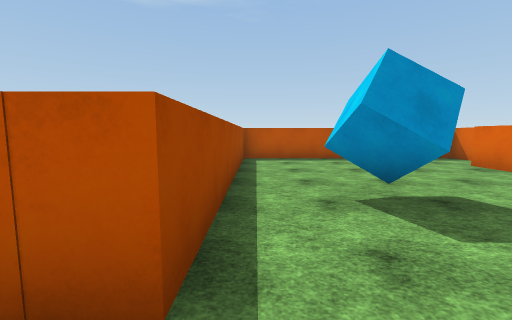
[1] (above)

24 first-person views from a walk through a Unity game level. The camera is 1.5 m above the floor, tilts 6° down and sees 90° across. The floor is counted in squares, 1.8 m on a side. Each view is taken from the middle of a square. On the plan, view 1 faces up. The plan holds only what a view shows up to about 10 squares ahead; the rest is blank. The place goes on beyond the plan. The player character is not drawn. Surface patterns are stand-ins for the level's own textures.

[2]
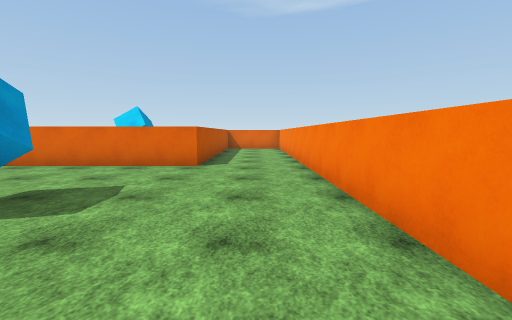

[3]
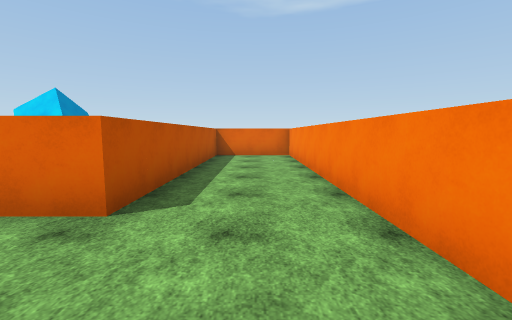

[4]
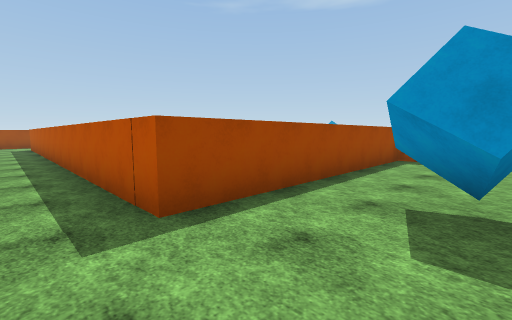

[5]
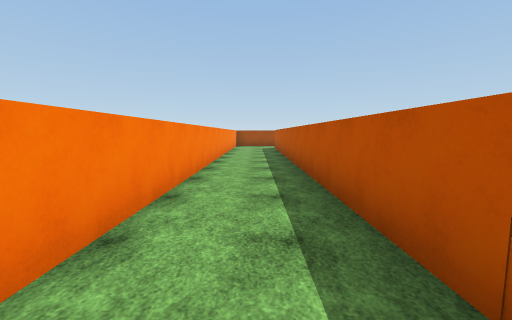

[6]
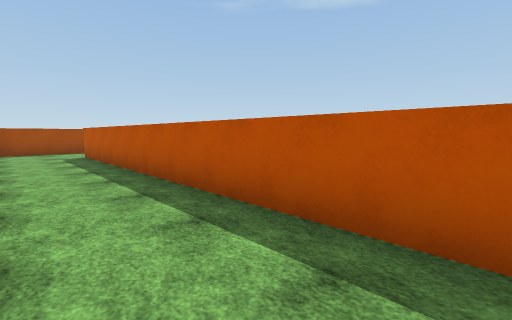

[7]
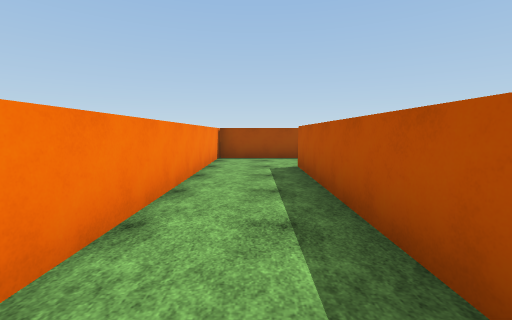

[8]
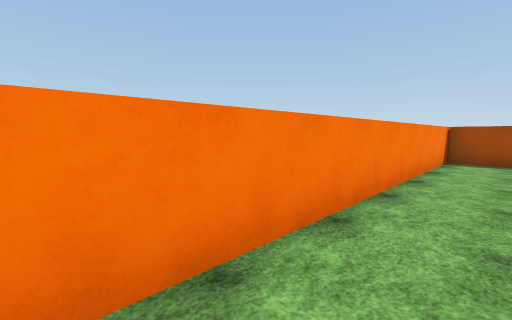

[9]
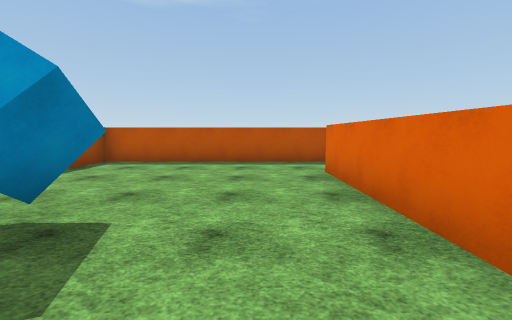

[10]
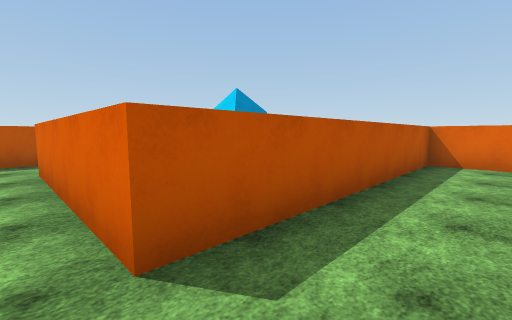

[11]
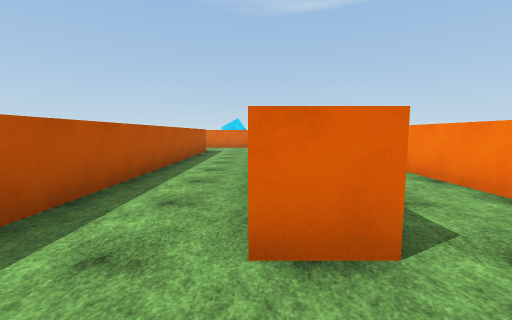

[12]
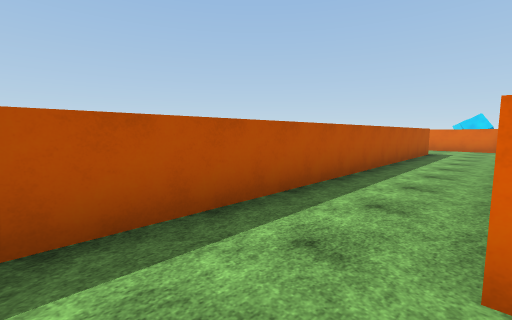

[13]
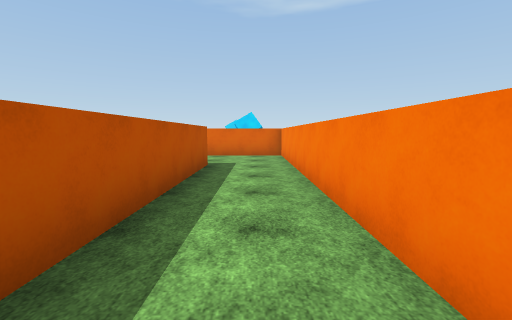

[14]
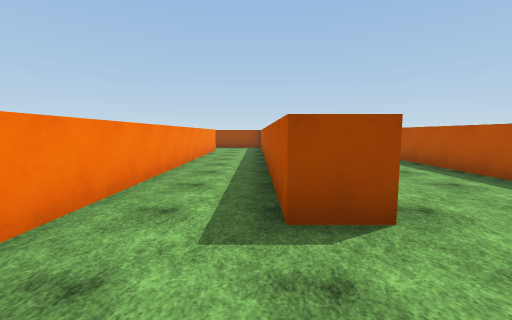

[15]
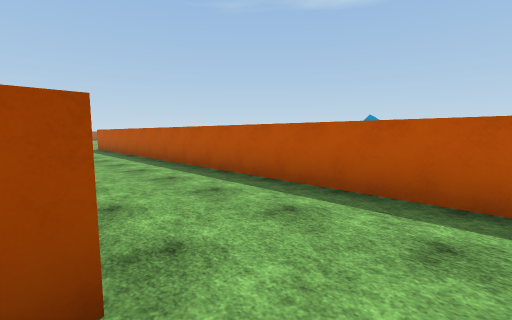

[16]
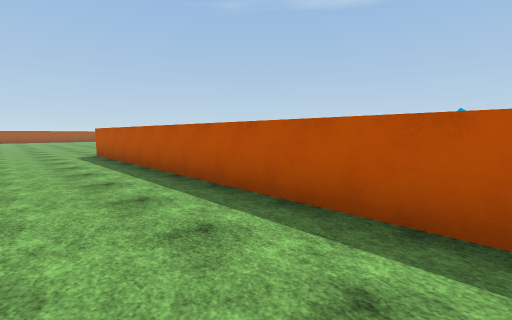

[17]
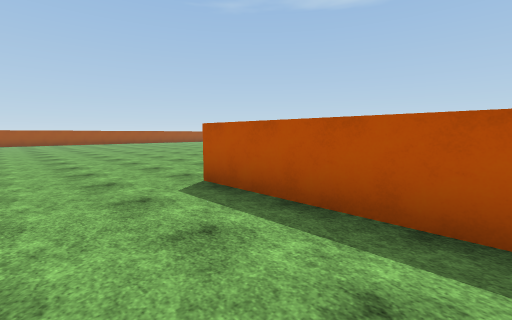

[18]
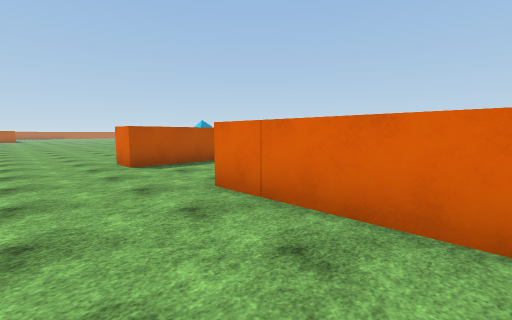

[19]
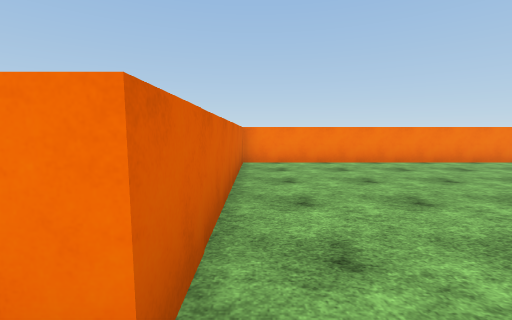

[20]
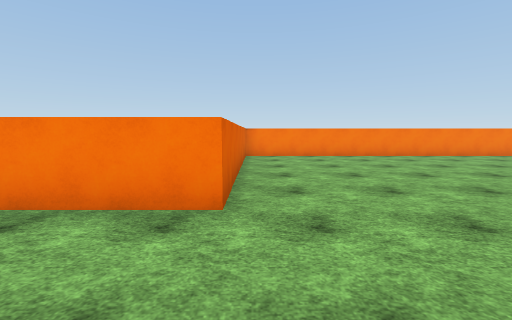

[21]
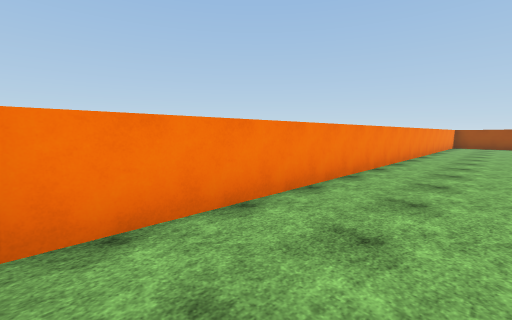

[22]
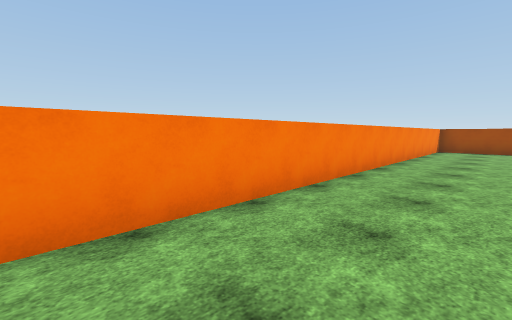

[23]
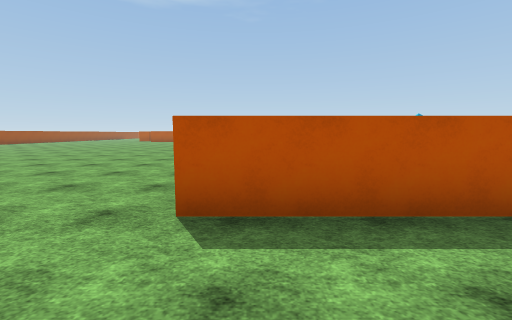

[24]
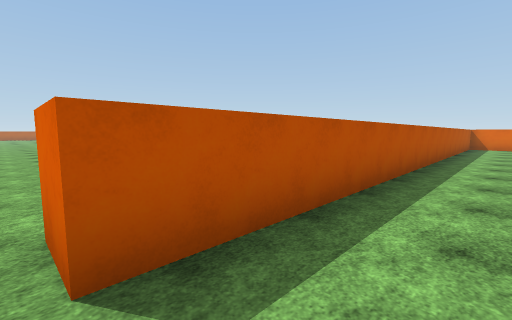

### Floor plan
Points are (right, up) in squares from view 1. A wall is a line through its corners. A room is listed if a view was taken in it or the views show most of it. See-through windows are left out.
Room 1 (views 1, 2, 3, 4, 5, 6, 7, 8, 9, 10, 11, 12)
walls: (6.5, 7.6) (6.5, 8.5) (-0.4, 8.5) (-0.4, 1.1) (-14.4, 1.1) (-14.4, 2.1); (-16.6, 1.5) (-16.6, -1.2); (-17.1, -1.3) (12.7, -1.3) (12.7, 1.5) (5.5, 1.5) (5.5, 6.5)
ways out: opening at (-15.5, 1.5) to room 2
objects: cube (1, 3) to (2, 4)
Room 2 (views 13, 14, 15, 16, 17, 18, 19, 20, 21, 22, 23, 24)
walls: (-2.9, 8.5) (-17.8, 8.5) (-17.8, 9.5); (-4.3, 5.4) (-4.3, 4.3) (-16.1, 4.3); (-12, 2) (-1.4, 2) (-1.4, 4.9); (-17.6, -1) (-17.6, 5.3) (-15.1, 5.3); (-30.5, -1.3) (-17.6, -1.3)
ways out: opening at (-15.5, 1.5) to room 1
objects: cube (9, 4) to (9, 5)

Positions as (right, up) in squares from view 1, and headings:
1: (0, 0), facing up
2: (-1, 0), facing right
3: (3, 0), facing right
4: (2, 0), facing up-left
5: (0, 0), facing left
6: (-4, -1), facing up-left
7: (-8, 0), facing left
8: (-8, 0), facing down-left
9: (4, 1), facing up
10: (5, 0), facing up-right
11: (-16, 2), facing right
12: (-16, 2), facing up-right
13: (-11, 3), facing right
14: (-2, 4), facing left
15: (-3, 5), facing up-left
16: (-7, 6), facing up-left
17: (-14, 6), facing up-left
18: (-20, 2), facing up-right
19: (-18, 6), facing down
20: (-18, 8), facing down
21: (-18, 1), facing down-left
22: (-22, 1), facing down-left
23: (-17, 6), facing up
24: (-18, 7), facing up-right
